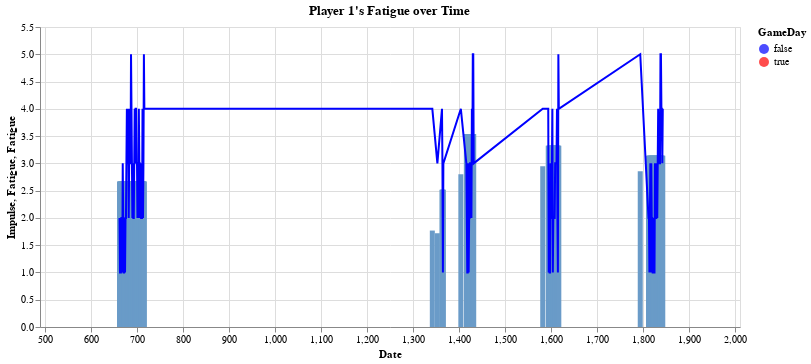

Notebook code cell kept with this figure:
### Code cell
fatigue = alt.Chart(dailyPlayer).mark_circle(color='blue', size=40).encode(
    alt.X('level_0:Q',axis=alt.Axis(title='Date'),scale=alt.Scale(domain=[500,2000])),
    alt.Y('Fatigue:Q',axis=alt.Axis(title="Fatigue")),
    alt.Color('GameDay:N',scale=alt.Scale(domain=["false","true"],range=["blue","red"]))
).properties(
    title="Player 1's Fatigue over Time",
    height=300,
    width=700
)

chart_two = alt.Chart(gameDays).mark_rule(color="red").encode(
    alt.X('level_0:Q',scale=alt.Scale(domain=[500,2000]))
)


fatigue_line = alt.Chart(dailyPlayer).mark_line(color='blue').encode(
    alt.X('level_0:Q',axis=alt.Axis(title='Date'),scale=alt.Scale(domain=[500,2000])),
    alt.Y('Fatigue:Q',axis=alt.Axis(title="Fatigue"), scale=alt.Scale(domain=[0,5.1])),
).properties(
    title="Player 1's Fatigue over Time",
    height=300,
    width=700
)

impulse = alt.Chart(dailyPlayer).mark_bar(color="rgb(106,155,200)").encode(
    alt.X('level_0:Q',axis=alt.Axis(title='Date'),scale=alt.Scale(domain=[500,2000])),
    alt.Y('stdSpeed:Q',axis=alt.Axis(title="Impulse")),
)

#(impulse + fatigue_line+ fatigue).configure_axis(grid=False)
impulse + fatigue_line+ fatigue

### Figure 1 — Vega-Lite specification as saved in the notebook (floating-point values rounded to 4 significant figures; data arrays with more than 128 entries replaced by an {"elided": "..."} marker saying what was removed)
{"$schema": "https://vega.github.io/schema/vega-lite/v3.4.0.json", "config": {"mark": {"tooltip": null}, "view": {"height": 300, "width": 400}}, "data": {"name": "data-684dc33e46e61311d87c9e6f3d19ed73"}, "datasets": {"data-684dc33e46e61311d87c9e6f3d19ed73": {"elided": "137 records"}}, "layer": [{"encoding": {"x": {"axis": {"title": "Date"}, "field": "level_0", "scale": {"domain": [500, 2000]}, "type": "quantitative"}, "y": {"axis": {"title": "Impulse"}, "field": "stdSpeed", "type": "quantitative"}}, "mark": {"color": "rgb(106,155,200)", "type": "bar"}}, {"encoding": {"x": {"axis": {"title": "Date"}, "field": "level_0", "scale": {"domain": [500, 2000]}, "type": "quantitative"}, "y": {"axis": {"title": "Fatigue"}, "field": "Fatigue", "scale": {"domain": [0, 5.1]}, "type": "quantitative"}}, "height": 300, "mark": {"color": "blue", "type": "line"}, "title": "Player 1's Fatigue over Time", "width": 700}, {"encoding": {"color": {"field": "GameDay", "scale": {"domain": ["false", "true"], "range": ["blue", "red"]}, "type": "nominal"}, "x": {"axis": {"title": "Date"}, "field": "level_0", "scale": {"domain": [500, 2000]}, "type": "quantitative"}, "y": {"axis": {"title": "Fatigue"}, "field": "Fatigue", "type": "quantitative"}}, "height": 300, "mark": {"color": "blue", "size": 40, "type": "circle"}, "title": "Player 1's Fatigue over Time", "width": 700}]}
